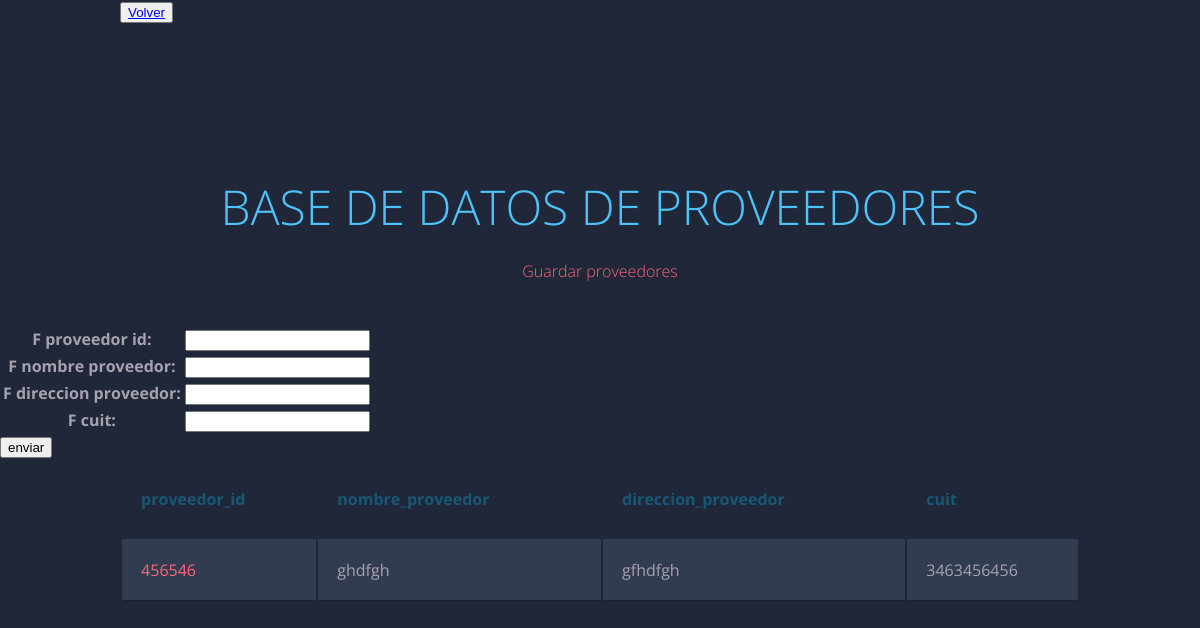
Page /app_entrega1/proveedores/ on the earlier database version.
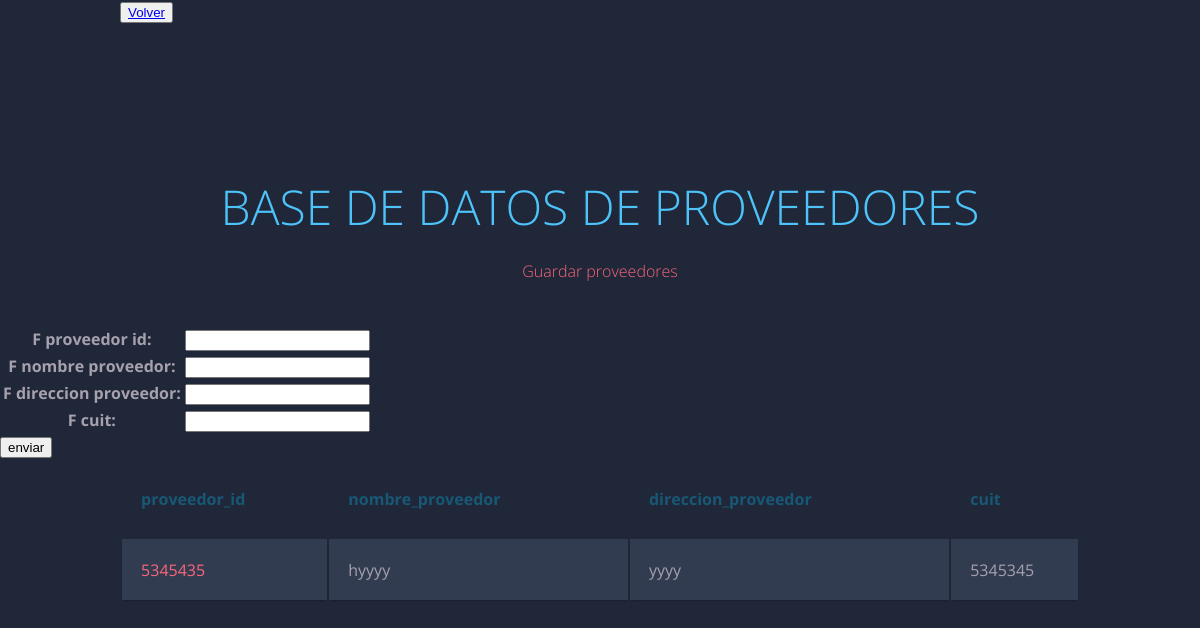
Same page on the later database version.
### app_entrega1/models.py (models this page shows, shortened)
class proveedores(models.Model):
  proveedor_id=models.IntegerField()
  nombre_proveedor=models.CharField(max_length=50)
  direccion_proveedor=models.CharField(max_length=50)
  cuit=models.IntegerField()

### app_entrega1/views.py (the view)
# urls.py: path("proveedores/",guardar_proveedores, name='guardar_proveedores'),
def guardar_proveedores(request):
  if request.method=='POST':
    form=proveedores_formularios(request.POST)
    if form.is_valid():
      information=form.cleaned_data
      proveedor_id=information['f_proveedor_id']
      nombre=information['f_nombre_proveedor']
      direccion=information['f_direccion_proveedor']
      cuit=information['f_cuit']
      guardar=proveedores(proveedor_id=proveedor_id, nombre_proveedor=nombre, direccion_proveedor=direccion,cuit=cuit)
      guardar.save()
      formulario=proveedores_formularios()
      all_proveedores = proveedores.objects.all()
      return render(request, 'app_entrega1/proveedores.html', {'formulario':formulario, 'all_proveedores':all_proveedores })
  else:
    formulario=proveedores_formularios()
    all_proveedores = proveedores.objects.all()
    return render(request, 'app_entrega1/proveedores.html', {'formulario':formulario,
    'all_proveedores':all_proveedores})

### app_entrega1/forms.py
class proveedores_formularios(forms.Form):
  f_proveedor_id=forms.IntegerField()
  f_nombre_proveedor=forms.CharField(max_length=50)
  f_direccion_proveedor=forms.CharField(max_length=50)
  f_cuit=forms.IntegerField()

### app_entrega1/templates/app_entrega1/proveedores.html
{% extends 'app_entrega1/padre.html' %}
{% load static %}
{% block titulo %}
  <h1>BASE DE DATOS DE PROVEEDORES</h1>
  <h2>Guardar proveedores</h2>
{% endblock %}
{% block formulario_agregar %}
<form action="{% url 'guardar_proveedores' %}" method="POST">{% csrf_token %}
    <table>
      {{ formulario.as_table }}
    </table>
    <input type="submit" value="enviar">
</form>
{% endblock %}
{% block columnas %}
<tr>
  <th><h1>proveedor_id</h1></th>
  <th><h1>nombre_proveedor</h1></th>
  <th><h1>direccion_proveedor</h1></th>
  <th><h1>cuit</h1></th>
</tr>
{% endblock %}
{% block tabla %}
{% for proveedor in all_proveedores %}
<tr>
   <td> {{ proveedor.proveedor_id }} </td>
   <td> {{ proveedor.nombre_proveedor }} </td>
   <td> {{ proveedor.direccion_proveedor }} </td>
   <td> {{ proveedor.cuit }} </td>
</tr>
{% endfor %}
{% endblock %}

Differences in the rows shown:
removed proveedores: proveedor_id "456546", nombre_proveedor "ghdfgh", direccion_proveedor "gfhdfgh", cuit "3463456456"
added proveedores: proveedor_id "5345435", nombre_proveedor "hyyyy", direccion_proveedor "yyyy", cuit "5345345"
